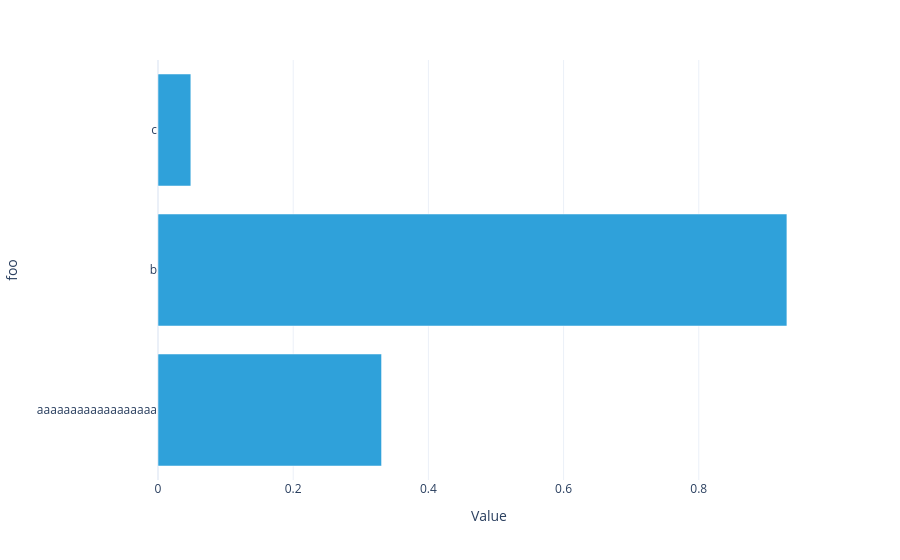

The cell this chart's notebook holds for it:
### Code cell
#|hide
plotly_dataarray(U1.array)

### Figure 1 — Plotly figure (JSON) as saved in the notebook; plotly's stock layout.template omitted (floating-point values rounded to 4 significant figures)
{"data": [{"hovertemplate": "Value=%{x}<br>foo=%{y}<extra></extra>", "legendgroup": "", "marker": {"color": "#2fa1da", "pattern": {"shape": ""}}, "name": "", "orientation": "h", "showlegend": false, "textposition": "auto", "type": "bar", "x": [0.3307, 0.9304, 0.04857], "xaxis": "x", "y": ["aaaaaaaaaaaaaaaaaa", "b", "c"], "yaxis": "y"}], "layout": {"barmode": "relative", "legend": {"title": {}, "tracegroupgap": 0}, "margin": {"t": 60}, "xaxis": {"anchor": "y", "domain": [0, 1], "title": {"text": "Value"}}, "yaxis": {"anchor": "x", "domain": [0, 1], "title": {"text": "foo"}}}}
